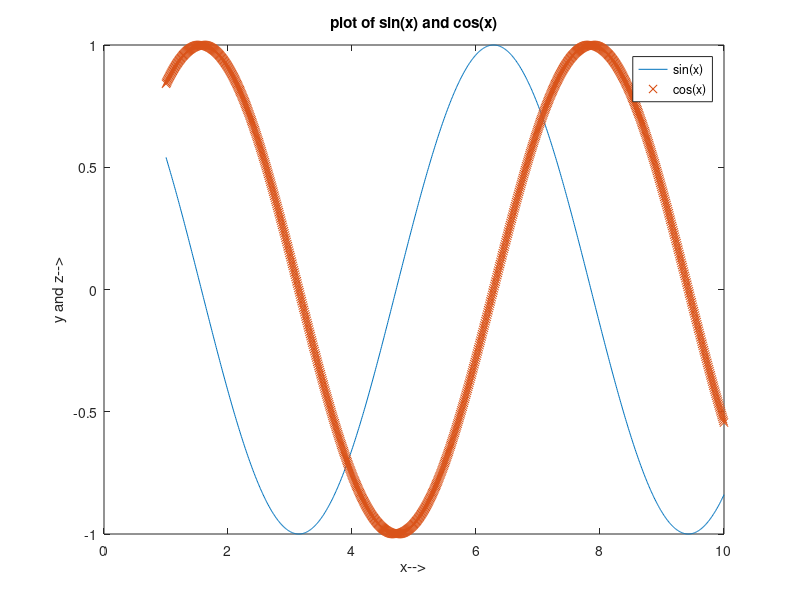

This chart was generated by the following MATLAB code:
% basic function ploting %
x=[1,2,3,4,5,6,7,8,9]
y=sin(x)
plot(x,y)
% use linear spacing for good %
clc
clear
x=linspace(1,10,1000)
y=sin(x)
plot(x,y)

% plot format plot(variable,dependent,variable,dependent...) %
x=linspace(1,10,1000)
y=cos(x)
z=sin(x)
% ploting multiple functions %
% plot(x,y,x,z) %
% plot (x, [y,] FMT, …) %
plot(x,y,'-;sin(x);',x,z,'x;cos(x);')
title("plot of sin(x) and cos(x)")
xlabel("x-->")
ylabel("y and z-->")


